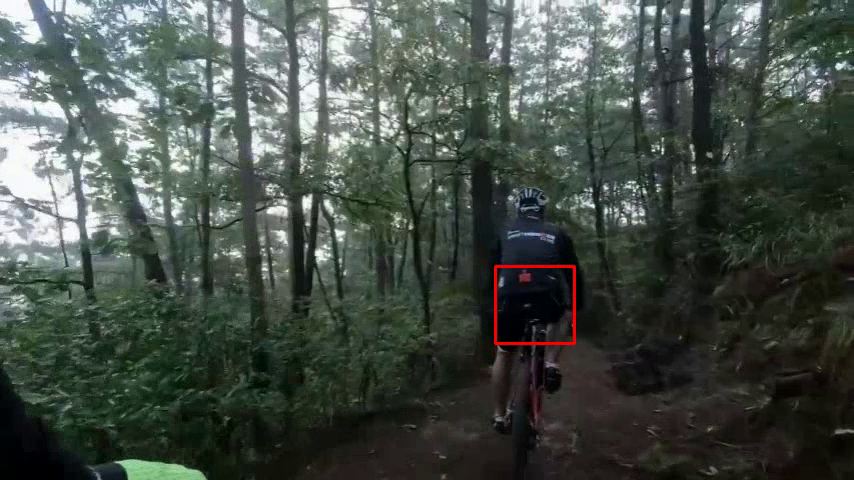
#> input picture frame 4 of Day2/2_05_CV_Object_Tracking/output.avi, 854 x 480 px, given in place of book.mp4, which was not available
$ python tracking_test.py
#> lines starting #> are read from the running program, lines starting #| are printed output that depends on the picture; pictures that were not available may be replaced by others from this repository, and a replacement may not be noted
import cv2
import numpy as np

col, width, row, height = -1, -1, -1, -1
frame = None
frame2 = None
inputmode = False
rectangle = False
trackWindow = None
RoI_hist = None

def onMouse(event, x, y, flags, param):
    global col, width, row, height, frame, frame2, inputmode
    global rectangle, RoI_hist, trackWindow

    if inputmode: #inputmode가 ON일떄 작동 (camShift코드에서 'i'버튼을 누르면 실행)
        if event == cv2.EVENT_LBUTTONDOWN:
            rectangle = True
            col, row = x, y

        elif event == cv2.EVENT_MOUSEMOVE:
            if rectangle:
                frame = frame2.copy()
                cv2.rectangle(frame, (col, row), (x, y), (0, 255, 0), 2)
                cv2.imshow('frame', frame)

        elif event == cv2.EVENT_LBUTTONUP:
            inputmode = False
            rectangle = False

            cv2.rectangle(frame, (col, row), (x, y), (0, 255, 0), 2)
            height, width = abs(row - y), abs(col - x)
            trackWindow = (col, row, width, height)

            RoI = frame[row:row+height, col:col + width]
            RoI = cv2.cvtColor(RoI, cv2.COLOR_BGR2HSV)
            RoI_hist = cv2.calcHist([RoI], [0, 1], None, [180, 256], [0, 180, 0, 256])

            cv2.normalize(RoI_hist, RoI_hist, 0, 255, cv2.NORM_MINMAX)
            print(trackWindow)
    return

def camShift():

    global frame, frame2, inputmode, trackWindow, RoI_hist

    try:
        cap = cv2.VideoCapture("./book.mp4")
    except Exception as e:
        print(e)
        return

    ret, frame = cap.read()
#> frame is the input picture: shape (480, 854, 3); mean B, G, R 72.2, 79.2, 70.7

    cv2.namedWindow('frame')
    cv2.setMouseCallback('frame', onMouse, param=(frame, frame2))

    termination = (cv2.TERM_CRITERIA_EPS | cv2.TERM_CRITERIA_COUNT, 10, 1)
    width = cap.get(cv2.CAP_PROP_FRAME_WIDTH)
    height = cap.get(cv2.CAP_PROP_FRAME_HEIGHT)
    fourcc = cv2.VideoWriter_fourcc(*'DIVX')
    out = cv2.VideoWriter('./output.avi', fourcc, 30.0, (int(width), int(height)))

    # [6 lines of commented-out code are left out]

    ret, frame = cap.read()
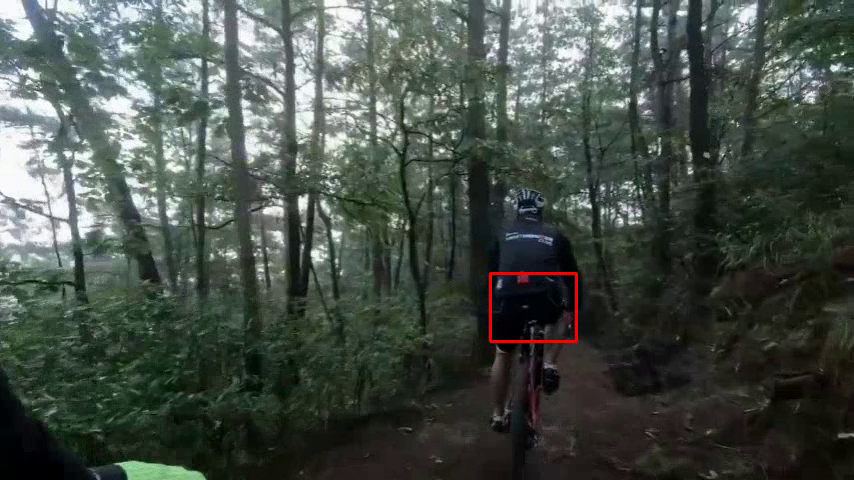
#> input picture frame 5 of Day2/2_05_CV_Object_Tracking/output.avi, 854 x 480 px, given in place of book.mp4, which was not available
#> frame is the input picture: shape (480, 854, 3); mean B, G, R 71.9, 79.1, 70.5

    cv2.imshow('frame', frame)
    k = cv2.waitKey(0) & 0xFF
#> (key Esc is pressed here)
    if k == ord('i'):
        print("Select Area for CamShift and Enter a key")
        inputmode = True
        frame2 = frame.copy()

        while inputmode:
            cv2.imshow('frame', frame)
            cv2.waitKey(0)

    while True:

        ret, frame = cap.read()
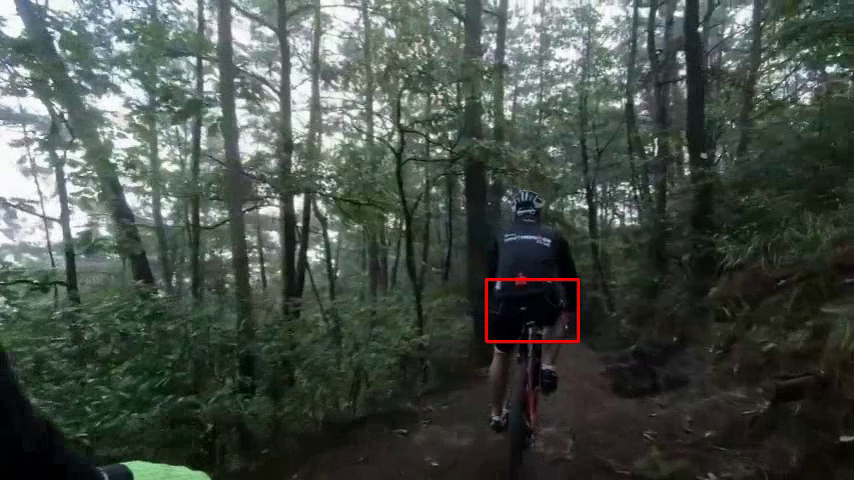
#> input picture frame 6 of Day2/2_05_CV_Object_Tracking/output.avi, 854 x 480 px, given in place of book.mp4, which was not available
#> frame is the input picture: shape (480, 854, 3); mean B, G, R 71.6, 78.6, 70.2

        if not ret:
            break

        if trackWindow is not None:

            hsv = cv2.cvtColor(frame, cv2.COLOR_BGR2HSV)
            dst = cv2.calcBackProject([hsv], [0, 1], RoI_hist, [0,180, 0, 256], 1)
            ret, trackWindow = cv2.CamShift(dst, trackWindow, termination)

            x, y, w, h = trackWindow
            cv2.rectangle(frame, (x,y), (x+w, y+h), (0,0,255),2)

        cv2.imshow('frame', frame)
        out.write(frame)
        k = cv2.waitKey(60) & 0xFF
#> (key Esc is pressed here)
        if k == 27:
            break
        if k == ord('i'):
            print("Select Area for CamShift and Enter a key")
            inputmode = True
            frame2 = frame.copy()

            while inputmode:
                cv2.imshow('frame', frame)
                cv2.waitKey(0)

    cap.release()
    cv2.destroyAllWindows()


camShift()

$ run again, starting later in the video
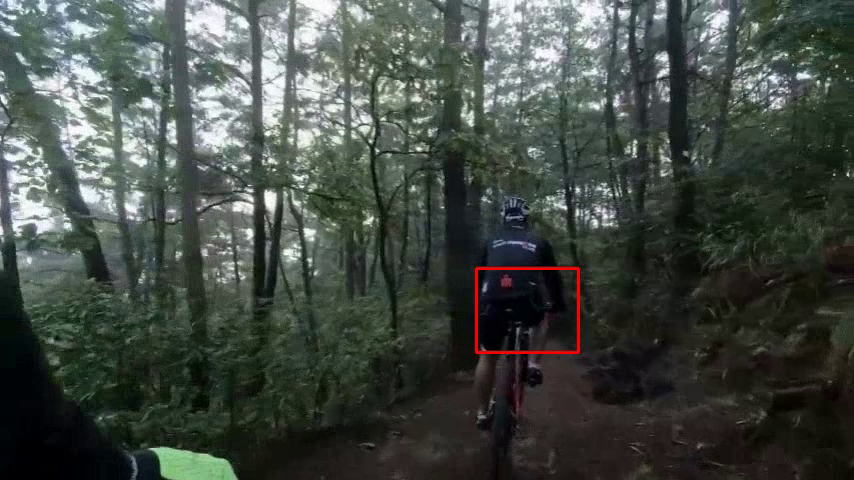
#> input picture frame 19 of Day2/2_05_CV_Object_Tracking/output.avi, 854 x 480 px, given in place of book.mp4, which was not available
#> in camShift, frame is the input picture: shape (480, 854, 3); mean B, G, R 68.2, 74.5, 67.4
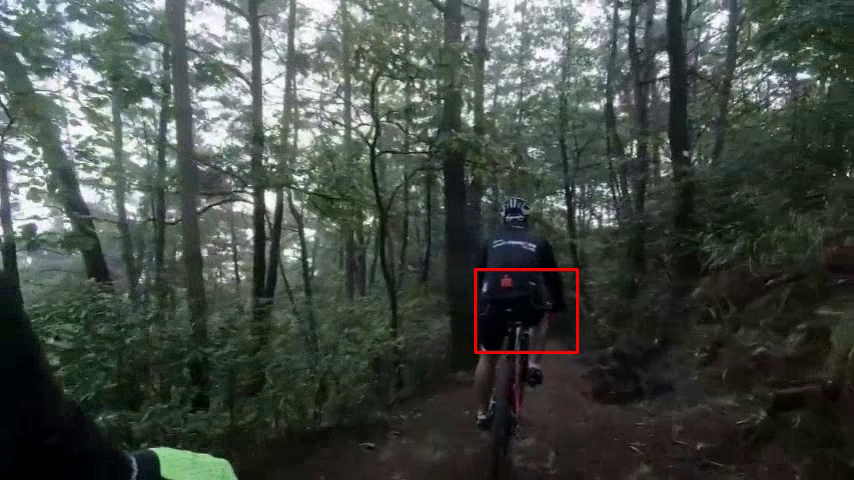
#> input picture frame 20 of Day2/2_05_CV_Object_Tracking/output.avi, 854 x 480 px, given in place of book.mp4, which was not available
#> in camShift, frame is the input picture: shape (480, 854, 3); mean B, G, R 68.3, 74.5, 67.4
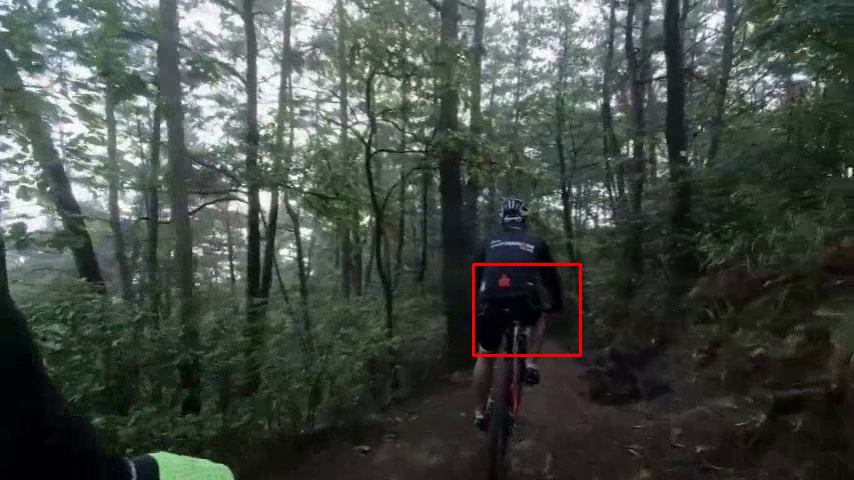
#> input picture frame 21 of Day2/2_05_CV_Object_Tracking/output.avi, 854 x 480 px, given in place of book.mp4, which was not available
#> in camShift, frame is the input picture: shape (480, 854, 3); mean B, G, R 68.2, 74.5, 67.5

$ run again, starting later in the video
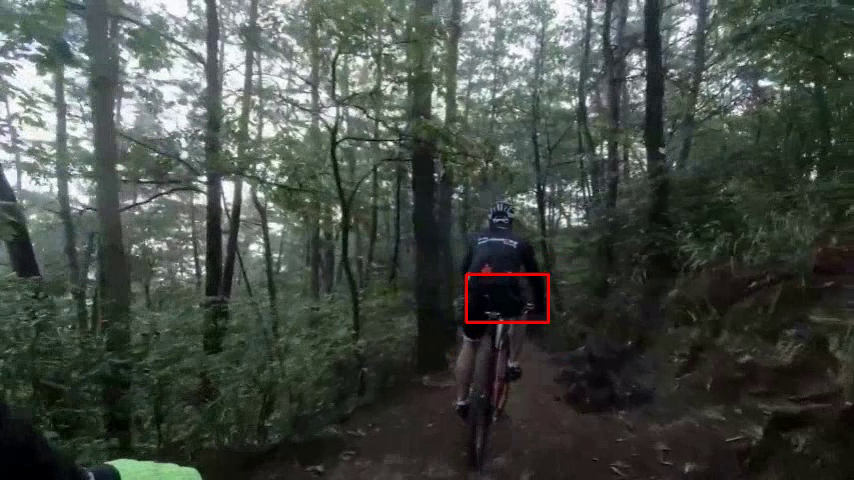
#> input picture frame 35 of Day2/2_05_CV_Object_Tracking/output.avi, 854 x 480 px, given in place of book.mp4, which was not available
#> in camShift, frame is the input picture: shape (480, 854, 3); mean B, G, R 68.9, 75, 68.7
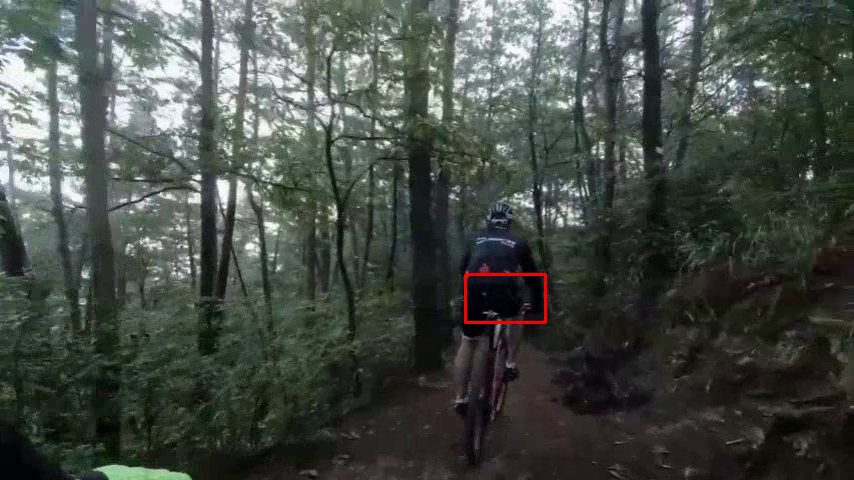
#> input picture frame 37 of Day2/2_05_CV_Object_Tracking/output.avi, 854 x 480 px, given in place of book.mp4, which was not available
#> in camShift, frame is the input picture: shape (480, 854, 3); mean B, G, R 69, 75.1, 68.9
